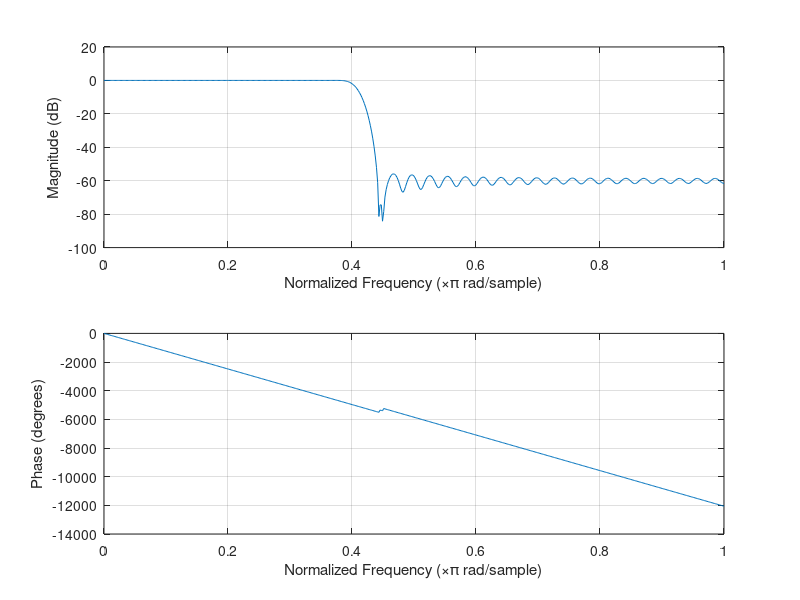
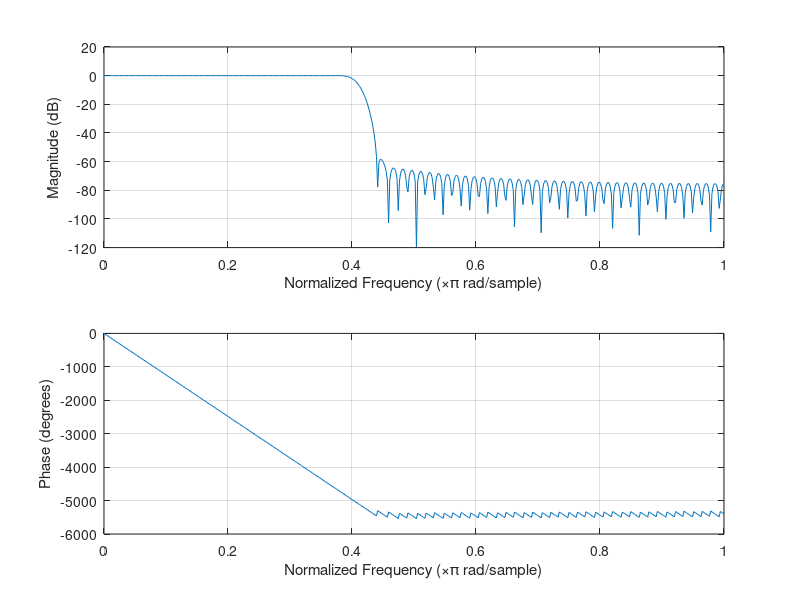
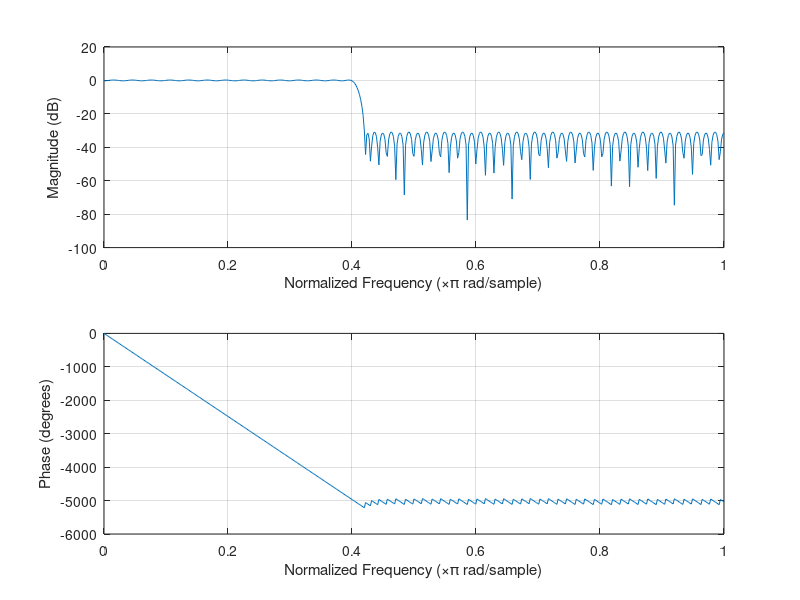
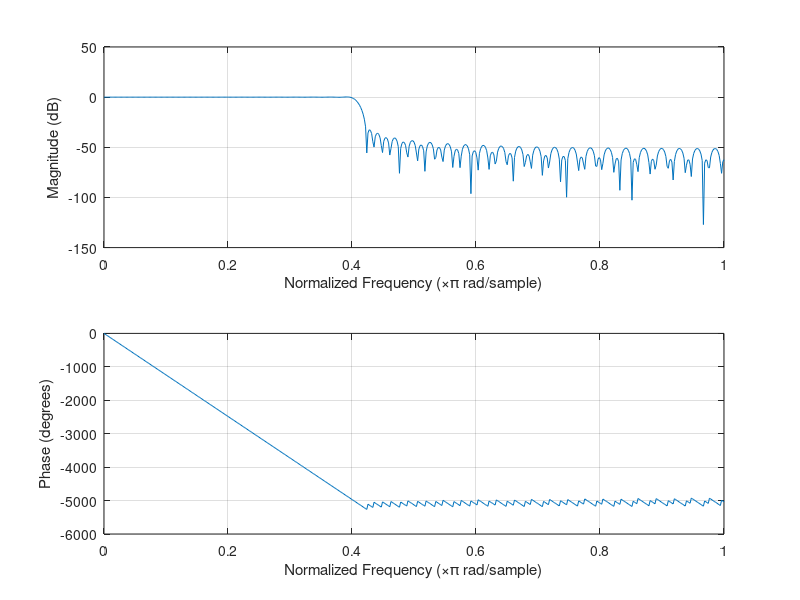

Write the MATLAB code that produced these figures, in order.
% https://se.mathworks.com/help/signal/ug/fir-filter-design.html
% https://se.mathworks.com/help/signal/ref/fir2.html

atten_db = 60
atten_mag = 10^(-atten_db/20)
fs = 1000
fpass = 400
fstop = 420
nfir = atten_db / ( 22 * ( (fstop/fs) - (fpass/fs) ))
nfir = floor( nfir / 2) * 2 + 2

f =  [0 (fpass/fs) (fstop/fs) 1];
mh = [1 1          atten_mag  atten_mag];
bh = fir2(nfir,f,mh);
figure(1)
freqz(bh,1);

f =  [0 (fpass/fs) (fstop/fs) 1];
mh = [1 1          0          0];
bh = fir2(nfir,f,mh);
figure(2)
freqz(bh,1);

f =  [0 (fpass/fs) (fstop/fs) 1];         % Frequency band edges
mh = [1 1          atten_mag  atten_mag];  % Amplitudes
bh = firpm(nfir,f,mh);
figure(3)
freqz(bh,1);

f =  [0 (fpass/fs) (fstop/fs) 1];         % Frequency band edges
mh = [1 1          atten_mag  atten_mag];  % Amplitudes
bh = firls(nfir,f,mh);
figure(4)
freqz(bh,1);